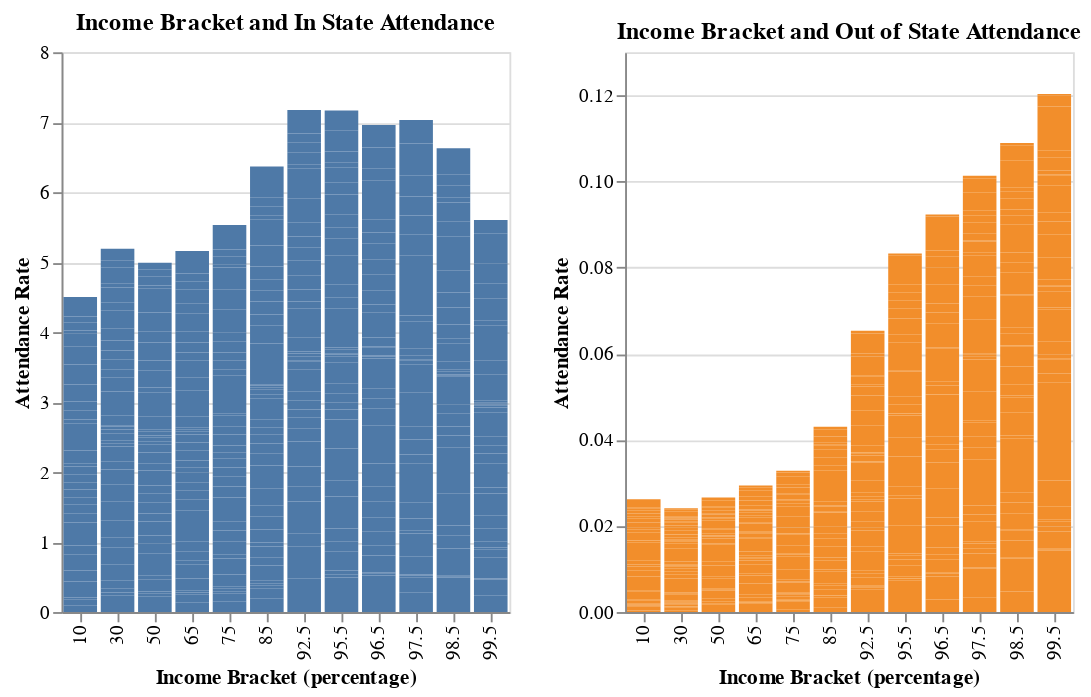

The notebook cell saved with this chart:
### Code cell
'''
Static Plot 1: In and Out of State Bar Graphs
    Compares income bracket with attendance to universities in state vs out of state
'''
instate = alt.Chart(data).mark_bar(color='#4E79A7').encode(
    alt.X('par_income_bin:N', title = 'Income Bracket (percentage)'),
    alt.Y('attend_instate:Q', title = 'Attendance Rate')
).properties(title = 'Income Bracket and In State Attendance')

oostate = alt.Chart(data).mark_bar(color='#F28E2B').encode(
    alt.X('par_income_bin:N', title = 'Income Bracket (percentage)'),
    alt.Y('attend_oostate:Q', title = 'Attendance Rate')
).properties(title = 'Income Bracket and Out of State Attendance')

# plot next to each other
state_attend_plot = instate | oostate
state_attend_plot.save('state_attend_plot.png')

### Figure 1 — Vega-Lite specification as saved in the notebook (floating-point values rounded to 4 significant figures; data arrays with more than 128 entries replaced by an {"elided": "..."} marker saying what was removed)
{"config": {"view": {"continuousWidth": 300, "continuousHeight": 300}}, "hconcat": [{"mark": {"type": "bar", "color": "#4E79A7"}, "encoding": {"x": {"field": "par_income_bin", "title": "Income Bracket (percentage)", "type": "nominal"}, "y": {"field": "attend_instate", "title": "Attendance Rate", "type": "quantitative"}}, "title": "Income Bracket and In State Attendance"}, {"mark": {"type": "bar", "color": "#F28E2B"}, "encoding": {"x": {"field": "par_income_bin", "title": "Income Bracket (percentage)", "type": "nominal"}, "y": {"field": "attend_oostate", "title": "Attendance Rate", "type": "quantitative"}}, "title": "Income Bracket and Out of State Attendance"}], "data": {"name": "data-4b9da8295ec654b907359f2fa1021875"}, "$schema": "https://vega.github.io/schema/vega-lite/v5.20.1.json", "datasets": {"data-4b9da8295ec654b907359f2fa1021875": {"elided": "537 records"}}}
